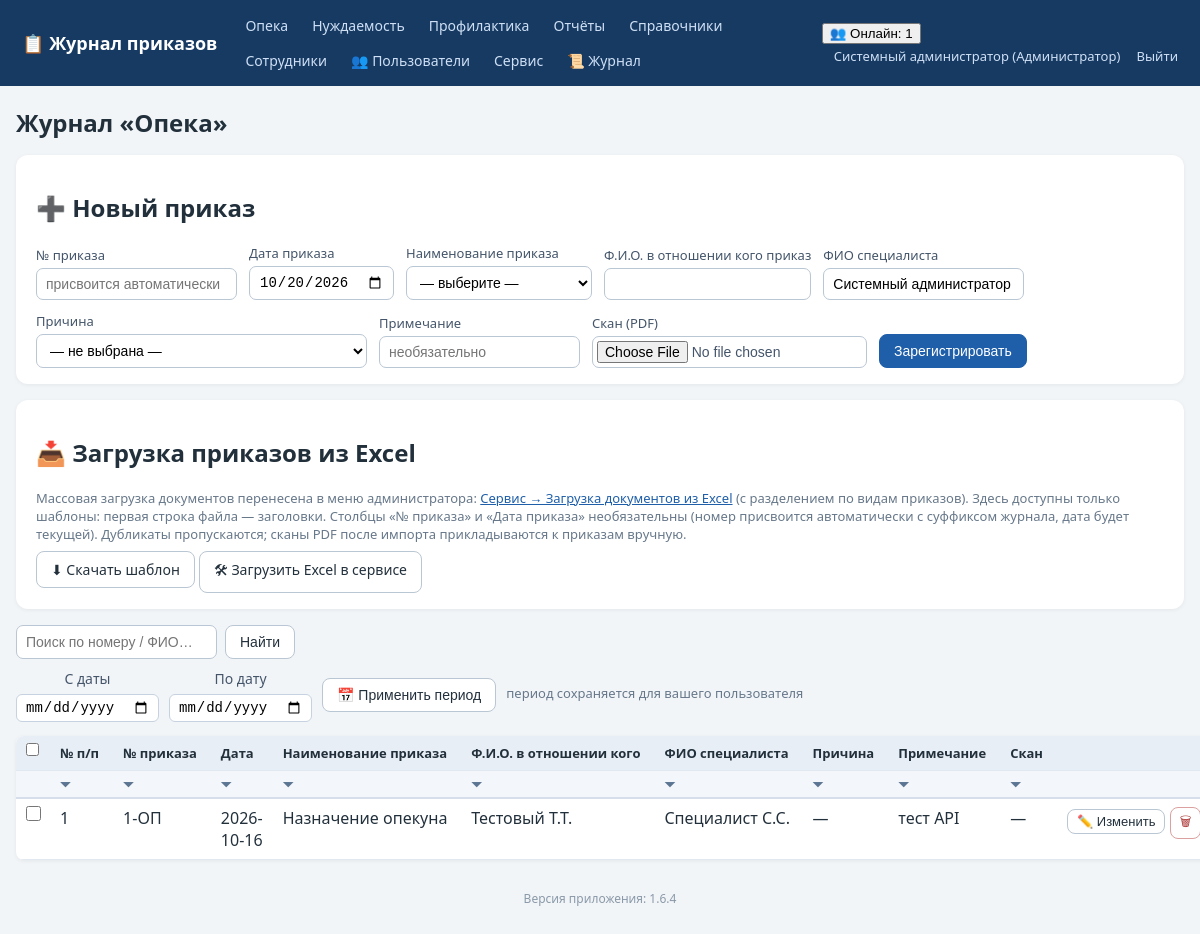
Screenshot of /journal/opeka (signed in) with the database file from the repository.
### tables this page shows
CREATE TABLE employees (
    id INTEGER PRIMARY KEY AUTOINCREMENT,
    full_name TEXT NOT NULL,
    position TEXT NOT NULL DEFAULT '',
    login TEXT UNIQUE,
    password_hash TEXT,
    pwd_changed_at TEXT,           -- дата последней самостоятельной смены пароля
    role_id INTEGER REFERENCES roles(id)
);

CREATE TABLE roles (
    id INTEGER PRIMARY KEY AUTOINCREMENT,
    name TEXT UNIQUE NOT NULL
);

CREATE TABLE orders (
    id INTEGER PRIMARY KEY AUTOINCREMENT,
    journal TEXT NOT NULL,           -- opeka / nuzhdaemost / profilaktika
    order_number TEXT NOT NULL,      -- номер приказа, напр. "12-оп"
    order_date TEXT NOT NULL,        -- ГГГГ-ММ-ДД
    order_type_id INTEGER REFERENCES order_types(id),
    person_fio TEXT NOT NULL DEFAULT '',   -- ФИО в отношении кого
    specialist_fio TEXT NOT NULL DEFAULT '', -- ФИО специалиста
    note TEXT NOT NULL DEFAULT '',         -- примечание (добавлено в 1.2.0)
    scan_path TEXT,
    created_at TEXT DEFAULT CURRENT_TIMESTAMP
, reason_id INTEGER REFERENCES reasons(id));

CREATE TABLE order_types (
    id INTEGER PRIMARY KEY AUTOINCREMENT,
    kind TEXT NOT NULL,              -- вид приказа (название журнала)
    name TEXT NOT NULL,              -- наименование приказа
    prefix TEXT NOT NULL DEFAULT '', -- префикс номера приказа для вида (напр. "ОП" -> 1-ОП)
    UNIQUE(kind, name)
);

### app.py (the view)
@app.route('/journal/<journal>')
def journal_list(journal):
    if journal not in JOURNAL_TYPES:
        abort(404)
    user = current_user()
    if not can_access_journal(user, journal):
        abort(403)
    q = request.args.get('q', '').strip()
    conn = get_db()
    p1, p2 = journal_period(conn, user['id'], journal, request.args)
    sql = ('SELECT o.*, t.name AS type_name, rs.name AS reason_name FROM orders o '
           'LEFT JOIN order_types t ON t.id=o.order_type_id '
           'LEFT JOIN reasons rs ON rs.id=o.reason_id WHERE o.journal=?')
    params = [journal]
    if p1:
        sql += ' AND o.order_date>=?'
        params.append(p1)
    if p2:
        sql += ' AND o.order_date<=?'
        params.append(p2)
    if q:
        sql += ' AND (o.order_number LIKE ? OR o.person_fio LIKE ? OR o.specialist_fio LIKE ?)'
        like = f'%{q}%'
        params += [like, like, like]
    sql += (' ORDER BY o.order_date DESC, ' + _ORDER_NUM_SQL.format(col='o.order_number') +
            ' DESC, o.order_number DESC')
    rows = conn.execute(sql, params).fetchall()
    types = conn.execute('SELECT * FROM order_types WHERE kind=? ORDER BY name',
                         (journal,)).fetchall()
    reasons = conn.execute(
        'SELECT * FROM reasons WHERE COALESCE(journal, ?)=? AND active=1 '
        'ORDER BY name',
        (journal, journal)).fetchall()
    today = date.today().isoformat()
    conn.close()
    return render_template('journal.html', journal=journal, title=JOURNAL_TITLES[journal],
                           rows=rows, types=types, reasons=reasons, today=today,
                           q=q, p1=p1, p2=p2, has_reason=REASONS_ENABLED.get(journal, False))

### app.py (called while the page is built, shortened)
def has_request_context_safe():
    try:
        from flask import has_request_context
        return has_request_context()
    except Exception:
        return False

def _session_signature(uid):
    raw = request.cookies.get(app.config['SESSION_COOKIE_NAME'], '')
    if not raw:
        return ''

def _db_touch_throttled(key, min_interval=10.0):
    now = time.time()
    last = _DB_TOUCH_TS.get(key, 0)
    if now - last >= min_interval:
        _DB_TOUCH_TS[key] = now
        return True
    return False

def db_cleanup_active_sessions(cutoff):
    try:
        conn = get_db()
        conn.execute('DELETE FROM active_sessions WHERE last_seen < ?', (cutoff,))
        conn.commit()
        conn.close()
    except Exception:
        pass

def touch_active_session(uid):
    sid = _session_signature(uid)
    ip = request.remote_addr if has_request_context_safe() else ''
    now = time.time()
    with ACTIVE_SESSIONS_LOCK:
        ACTIVE_SESSIONS[(uid, sid)] = {'last_seen': now, 'ip': ip}
    if _db_touch_throttled((uid, sid)):
        db_touch_active_session(uid, sid, ip)
    if _db_touch_throttled(('online', uid, sid), min_interval=30.0):
        online_track_touch(uid, sid, ip)

def cleanup_active_sessions():
    cutoff = time.time() - ACTIVE_TIMEOUT
    with ACTIVE_SESSIONS_LOCK:
        expired = [k for k, v in ACTIVE_SESSIONS.items()
                   if v['last_seen'] < cutoff]
        for k in expired:
            del ACTIVE_SESSIONS[k]
    db_cleanup_active_sessions(cutoff)

@app.before_request
def _mark_tls_noise_context():
    try:
        from flask import g as _fg
        _tls_noise_ctx.g = _fg
    except Exception:
        pass

def get_db():
    conn = sqlite3.connect(DB_PATH)
    conn.row_factory = sqlite3.Row
    conn.execute('PRAGMA foreign_keys = ON')
    return conn

def current_user():
    uid = session.get('user_id')
    if not uid:
        return None
    conn = get_db()
    u = conn.execute('SELECT e.*, r.name AS role_name FROM employees e '
                     'LEFT JOIN roles r ON r.id=e.role_id WHERE e.id=?', (uid,)).fetchone()
    conn.close()
    return u

def can_access_journal(user, journal):
    if not user:
        return False
    if user['role_name'] in FULL_DATA_ROLES:  # админ и начальник — полный доступ
        return True
    return user['role_name'] in ROLE_ACCESS[journal]

def _valid_iso_date(s):
    try:
        d = date.fromisoformat((s or '').strip())
        return d.isoformat()
    except (ValueError, TypeError):
        return None

### templates/journal.html (shortened to what this page needs)
{% extends 'base.html' %}
{% block content %}
<h1>Журнал «{{ title }}»</h1>
<div class="panel">
  <h2>➕ Новый приказ</h2>
  <form method="post" action="{{ url_for('journal_create', journal=journal) }}" enctype="multipart/form-data">
    <label>№ приказа <input name="order_number" placeholder="присвоится автоматически"></label>
    <label>Дата приказа <input type="date" name="order_date" value="{{ today }}"></label>
    <label>Наименование приказа
      <select name="order_type_id" required>
        <option value="">— выберите —</option>
      </select>
    </label>
    <label>Ф.И.О. в отношении кого приказ <input name="person_fio" required></label>
    <label>ФИО специалиста <input name="specialist_fio" value="{{ cu.full_name if cu else '' }}"></label>
    {% if has_reason %}
    <label>Причина
      <select name="reason_id">
        <option value="">— не выбрана —</option>
      </select>
    </label>
    {% endif %}
    <label>Примечание <input name="note" placeholder="необязательно"></label>
    <label>Скан (PDF) <input type="file" name="scan" accept=".pdf,application/pdf"></label>
    <button class="btn primary" type="submit">Зарегистрировать</button>
  </form>
</div>
<div class="panel no-print">
  <h2>📥 Загрузка приказов из Excel</h2>
  <p class="hint">Массовая загрузка документов перенесена в меню администратора:
     <a href="{{ url_for('service') }}">Сервис → Загрузка документов из Excel</a>
     (с разделением по видам приказов). Здесь доступны только шаблоны:
     первая строка файла — заголовки. Столбцы «№ приказа» и «Дата приказа» необязательны
     (номер присвоится автоматически с суффиксом журнала, дата будет текущей). Дубликаты пропускаются;
     сканы PDF после импорта прикладываются к приказам вручную.</p>
  <a class="btn" href="{{ url_for('journal_template', journal=journal) }}">⬇ Скачать шаблон</a>
  <a class="btn" href="{{ url_for('service') }}#excel-import">🛠 Загрузить Excel в сервисе</a>
</div>
<form method="get" class="searchbar no-print">
  <input name="q" value="{{ q }}" placeholder="Поиск по номеру / ФИО…">
  <button class="btn">Найти</button>
</form>
<form method="get" class="periodbar no-print" id="periodForm">
  <label>С даты <input type="date" name="d1" id="p_d1" value="{{ p1 or '' }}"></label>
  <label>По дату <input type="date" name="d2" id="p_d2" value="{{ p2 or '' }}"></label>
  <button class="btn" type="submit">📅 Применить период</button>
  <span class="hint">период сохраняется для вашего пользователя</span>
</form>
<table class="grid" id="journalTable">
  {% set headers = ['№ п/п','№ приказа','Дата','Наименование приказа','Ф.И.О. в отношении кого','ФИО специалиста'] + (['Причина'] if has_reason else []) + ['Примечание','Скан'] %}
  <tr>
    <th class="chk-col no-print"><input type="checkbox" id="chkAll" title="Выделить все строки"
        onclick="toggleAllChecked(this.checked)"></th>
    {% for h in headers %}
    <th class="sortable" data-sortcol="{{ loop.index0 + 1 }}" onclick="sortByColumn(this)"
        title="Сортировать по столбцу «{{ h }}»">{{ h }}</th>
    {% endfor %}
    <th class="no-print"></th>
  </tr>
  <tr class="filter-row no-print">
    <th class="no-print"></th>
    {% for h in headers %}
    <th class="filter-cell">
      <span class="funnel" onclick="toggleFilter(this)" title="Фильтр по столбцу «{{ h }}»">⏷</span>
    </th>
    {% endfor %}
    <th class="no-print"></th>
  </tr>
  {% for r in rows %}
  <tr{% if r.scan_path %} data-has-scan="1"{% endif %}>
    <td class="chk-col no-print">
      <input type="checkbox" class="row-check" value="{{ r.id }}"
             data-number="{{ r.order_number }}" onchange="onRowCheckChange()">
    </td>
    <td>{{ loop.index }}</td>
    <td>{{ r.order_number }}</td>
    <td>{{ r.order_date }}</td>
    <td>{{ r.type_name or '—' }}</td>
    <td>{{ r.person_fio }}</td>
    <td>{{ r.specialist_fio }}</td>
    {% if has_reason %}<td class="reason-cell">{{ r.reason_name or '—' }}</td>{% endif %}
    <td>{{ r.note if 'note' in r.keys() else '' }}</td>
    <td>{% if r.scan_path %}<a href="{{ url_for('order_scan', oid=r.id) }}" target="_blank">📄 PDF</a>{% else %}—{% endif %}</td>
    <td class="actions no-print">
      <button class="btn sm" data-id="{{ r.id }}" data-number="{{ r.order_number }}" data-date="{{ r.order_date }}"
              data-typeid="{{ r.order_type_id or '' }}" data-person="{{ r.person_fio }}" data-spec="{{ r.specialist_fio }}"
              data-note="{{ r.note if 'note' in r.keys() else '' }}"
              {% if has_reason %}data-reasonid="{{ r.reason_id or '' }}" data-reason="{{ r.reason_name or '' }}"{% endif %}
              onclick="openEdit(this)">✏️ Изменить</button>
      <form method="post" action="{{ url_for('order_delete', oid=r.id) }}" style="display:inline"
            onsubmit="return confirm('Удалить приказ?')"><button class="btn sm danger">🗑</button></form>
    </td>
  </tr>
  {% endfor %}
</table>
{% endblock %}

### templates/base.html (shortened to what this page needs)
<!DOCTYPE html>
<html lang="ru">
<head>
<link rel="stylesheet" href="{{ url_for('static', filename='style.css') }}">
</head>
<body>
<header class="topbar no-print">
  <div class="brand"><a href="{{ url_for('index') }}">📋 Журнал приказов</a></div>
  <nav>
    {% for j, t in accessible_journals %}
      <a href="{{ url_for('journal_list', journal=j) }}">{{ t }}</a>
    {% endfor %}
    {% if cu and cu.role_name in ['Администратор','Начальник отдела','Куратор'] %}
      <a href="{{ url_for('reports') }}">Отчёты</a>
    {% endif %}
    <a href="{{ url_for('references', tab='order_types') }}">Справочники</a>
    {% if cu and cu.role_name == 'Администратор' %}
      <a href="{{ url_for('employees') }}">Сотрудники</a>
      <a href="{{ url_for('service_users') }}" title="Смена паролей пользователей">👥 Пользователи</a>
      <a href="{{ url_for('service') }}">Сервис</a>
      <a href="{{ url_for('logs_view') }}" title="Журнал логирования">📜 Журнал</a>
    {% endif %}
  </nav>
  <div class="userbox">
    {% if cu %}
      {% if active_users is not none %}
        <div class="online" id="onlineBox" title="Сотрудники, работавшие в системе за последние {{ (active_timeout // 60) or 1 }} мин. Обновляется автоматически.">
          <button type="button" class="online-toggle" onclick="toggleOnline()">👥 Онлайн: {{ active_users|length }}</button>
        </div>
      {% endif %}
      <a href="{{ url_for('profile') }}" title="Сменить пароль">{{ cu.full_name }} ({{ cu.role_name }})</a>
      <a href="{{ url_for('logout') }}">Выйти</a>
    {% endif %}
  </div>
</header>
<main class="container">
  {% block content %}{% endblock %}
</main>
<footer class="foot no-print">Версия приложения: {{ app_version }}</footer>
</body>
</html>

### static/style.css (style rules this page uses)
:root { --bs:#1f5fa9;--bg:#f2f5f8;--tx:#22303c; }
* { box-sizing:border-box }
body { margin:0;font-family:"Segoe UI",Arial,sans-serif;background:var(--bg);color:var(--tx); }
a { color:var(--bs); }
.topbar { display:flex;align-items:center;gap:18px;flex-wrap:wrap;background:#173a63;color:#fff;padding:10px 22px; }
.topbar .brand a { color:#fff;font-weight:700;font-size:18px;text-decoration:none; }
.topbar nav { display:flex;gap:4px;flex-wrap:wrap;flex:1; }
.topbar nav a { color:#cfe0f5;text-decoration:none;padding:6px 10px;border-radius:6px;font-size:14px; }
.userbox a { color:#cfe0f5;text-decoration:none;font-size:13px;margin-left:12px; }
.container { max-width:1200px;margin:20px auto;padding:0 16px; }
h1 { font-size:24px; }
.panel { background:#fff;border-radius:12px;padding:16px 20px;margin:16px 0;box-shadow:0 1px 4px rgba(0,0,0,.06); }
.panel form { display:flex;flex-wrap:wrap;gap:12px;align-items:end; }
label { display:flex;flex-direction:column;font-size:13px;gap:4px;color:#44556a; }
input,select { padding:7px 9px;border:1px solid #b9c6d3;border-radius:7px;font-size:14px;background:#fff; }
input[type=file] { padding:4px; }
.btn { display:inline-block;padding:8px 14px;border-radius:8px;border:1px solid #b9c6d3;background:#fff;color:var(--tx);cursor:pointer;font-size:14px;text-decoration:none; }
.btn.primary { background:var(--bs);border-color:var(--bs);color:#fff; }
.btn.danger { background:#fff;border-color:#dba0a0;color:#a33; }
.btn.sm { padding:4px 9px;font-size:13px; }
table.grid { width:100%;border-collapse:collapse;background:#fff;margin:14px 0;box-shadow:0 1px 4px rgba(0,0,0,.06);border-radius:8px;overflow:hidden; }
.grid th { background:#e8eef5;font-size:13px;text-align:left; }
.grid th,.grid td { padding:8px 10px;border-bottom:1px solid #e2e8ef;vertical-align:top; }
.actions { white-space:nowrap; }
.searchbar { display:flex;gap:8px;margin:10px 0; }
.foot { text-align:center;color:#8a99a8;font-size:12px;margin:30px 0; }
.hint { color:#67788a;font-size:13px;margin:4px 0 8px 0; }
.filter-row th { background:#f3f6fa;padding:4px 6px;border-bottom:2px solid #d5deea; }
.funnel { cursor:pointer;color:#5b7592;font-size:13px;user-select:none;padding:0 4px; }
th.sortable { cursor:pointer;user-select:none;white-space:nowrap; }
.periodbar { display:flex;flex-wrap:wrap;align-items:center;gap:10px;margin:6px 0 10px 0; }
.periodbar label { font-size:14px;display:inline-flex;align-items:center;gap:6px; }
.periodbar input[type=date] { padding:4px 8px;border:1px solid #c6d2e0;border-radius:6px;font-size:14px; }
.chk-col { width:28px;text-align:center;padding:4px 6px!important; }
.row-check { cursor:pointer;width:15px;height:15px;accent-color:#1c3f63; }

### rows the page displays
employees: full_name "Системный администратор", specialist_fio "Системный администратор"
roles: role_name "Администратор"
orders: order_number "1-ОП", order_date "2026-10-16", name "Назначение опекуна", person_fio "Тестовый Т.Т.", specialist_fio "Специалист С.С.", reason_name "—", note "тест API"

### other values shown
{{ t }} "Опека" "Нуждаемость" "Профилактика"
{{ active_users|length }} "1"
{{ title }} "Опека"
{{ h }} "№ п/п" "№ приказа" "Дата" "Наименование приказа" "Ф.И.О. в отношении кого" "ФИО специалиста" "Причина" "Примечание" "Скан"
{{ app_version }} "1.6.4"
